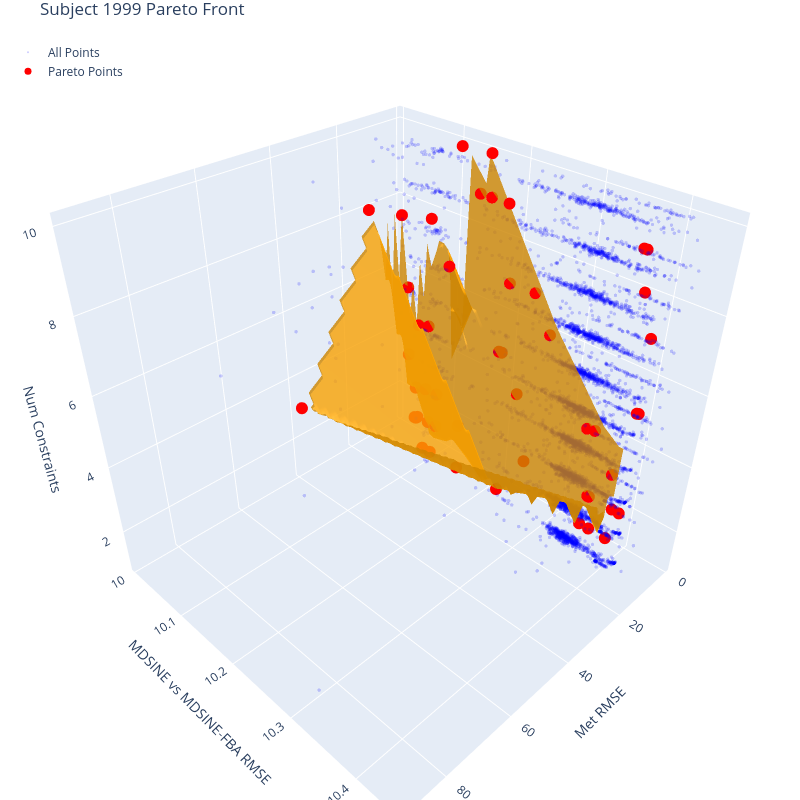

The notebook cell this image was saved under:
### Code cell
### Here create pareto front for Monte Carlo Constraint FBA 

### Reading in all of the data from the simulation 
import ast
#MC_constraint_directory = '/Users/haydengallo/UMass_Dropbox/Dropbox (UMass Medical School)/Bucci_Lab/glv_FBA/gLV_FBA_test_Kennedy_et_al_2025/processed_data_filtered_RC_all_cohorts_corrected_abs_abun/hpc_MC_FBA_constraints_test_1/'

met_rmse =[]
abun_rmse =[]
num_constraints = []
constraints = []
sim_num = []

conditions = ['Subject_1999_rmse']
for j, name in enumerate(conditions):
    subdirectory = MC_constraint_directory + name
    temp_abun = []
    temp_met =[]
    for i in range(0,15000):
        
        temp_dir = subdirectory + '/rmse_dict_' + str(i) + '.csv'
        #print(temp_dir)
        if os.path.exists(temp_dir):
            #print(temp_dir)
            
            with open(temp_dir, 'r') as f:
                data_dict = json.load(f)
            met_rmse.append(data_dict['total_rmse'])
            constraints.append(data_dict['mets_constrained'])
            num_constraints.append(len(data_dict['mets_constrained']))
            abun_rmse.append(data_dict['rmse_MDSINE_vs_FBA'])
            sim_name = str(i)
            sim_num.append(sim_name)
            
data = list(zip(met_rmse, abun_rmse, num_constraints, constraints, sim_num))
mc_constraint_df = pd.DataFrame(data, columns=['met_rmse', 'abun_rmse', 'num_constraints', 'constraints', 'sim_num'])
mc_constraint_df

mc_constraint_df_filt = mc_constraint_df[mc_constraint_df['met_rmse'] != np.inf]

mc_constraint_df_filt_reduced = mc_constraint_df_filt.drop(columns=['constraints', 'sim_num'])

### determine pareto front
mask = paretoset(mc_constraint_df_filt_reduced, sense =['min', 'min', 'min'])
mc_constraint_df_filt['pareto'] = mask
mc_constraint_df_filt
            
# Create a figure
fig = go.Figure()

# Add scatter points for all data
fig.add_trace(go.Scatter3d(
    x=mc_constraint_df_filt['met_rmse'],
    y=np.log10(mc_constraint_df_filt['abun_rmse']),
    z=mc_constraint_df_filt['num_constraints'],
    mode='markers',
    marker=dict(
        size=2,
        color=mc_constraint_df_filt['pareto'].astype(int),  # Convert boolean to int for coloring
        colorscale=[[0, 'blue'], [1, 'red']],  # Blue for non-Pareto, red for Pareto
        opacity=0.2
    ),
    name='All Points'
))

# Filter only Pareto points
pareto_points = mc_constraint_df_filt[mc_constraint_df_filt['pareto'] == True]

# Extract coordinates of Pareto points
x = pareto_points['met_rmse'].values
y = np.log10(pareto_points['abun_rmse'].values)
z = pareto_points['num_constraints'].values
#pareto_sims = np.int64(pareto_points['sim_num'].values)

# Create a 2D surface for the Pareto front
if len(x) >= 4:
    # Create a grid for interpolation
    xi = np.linspace(min(x), max(x), 50)
    yi = np.linspace(min(y), max(y), 50)
    X, Y = np.meshgrid(xi, yi)
    
    # Interpolate z values over the grid
    points = np.vstack((x, y)).T
    Z = griddata(points, z, (X, Y), method='linear')
    
    color1 = 'orange'

    # Create the surface
    fig.add_trace(go.Surface(
        x=X,
        y=Y,
        z=Z,
        colorscale=[[0, color1], [1,color1]],
        opacity=0.8,
        showscale=False,
        name='Pareto Surface'
    ))
    
    # Add scatter points just for the Pareto optimal points to make them stand out
    fig.add_trace(go.Scatter3d(
        x=x, y=y, z=z,
        #hovertext=[f"sim_num={v:.3f}" for v in pareto_sims],
        mode='markers',
        marker=dict(
            size=7,
            color='red',
            symbol='circle'
        ),
        name='Pareto Points'
    ))

# Update the layout to make the figure cube-shaped
fig.update_layout(
    title='Subject 1999 Pareto Front',
    scene=dict(
        xaxis_title='Met RMSE',
        yaxis_title='MDSINE vs MDSINE-FBA RMSE',
        zaxis_title='Num Constraints',
        aspectmode='cube'  # Make the display cube-shaped
    ),
    legend=dict(
        yanchor="top",
        y=0.99,
        xanchor="left",
        x=0.01
    ),
    margin=dict(l=0, r=0, b=0, t=30),
    height=800,
    width=800  # Match height for a perfect cube display
)




# Show the figure
fig.show()

### Figure 1 — Plotly figure (JSON) as saved in the notebook; plotly's stock layout.template omitted (floating-point values rounded to 4 significant figures; data arrays with more than 128 entries replaced by an {"elided": "..."} marker saying what was removed)
{"data": [{"marker": {"color": {"elided": "6595 int values"}, "colorscale": [[0, "blue"], [1, "red"]], "opacity": 0.2, "size": 2}, "mode": "markers", "name": "All Points", "type": "scatter3d", "x": {"elided": "6595 float values"}, "y": {"elided": "6595 float values"}, "z": {"elided": "6595 int values"}}, {"colorscale": [[0, "orange"], [1, "orange"]], "name": "Pareto Surface", "opacity": 0.8, "showscale": false, "type": "surface", "x": {"elided": "50x50 float values"}, "y": {"elided": "50x50 float values"}, "z": {"elided": "50x50 float values"}}, {"marker": {"color": "red", "size": 7, "symbol": "circle"}, "mode": "markers", "name": "Pareto Points", "type": "scatter3d", "x": [2.237, 9.191, 12.7, 8.439, 8.402, 7.732, 2.064, 9.187, 2.666, 3.388, 8.561, 3.086, 3.642, 3.068, 2.009, 3.016, 8.56, 46.26, 8.265, 9.101, 8.854, 3.375, 8.51, 2.956, 3.175, 8.312, 3.501, 3.476, 2.069, 2.367, 2.995, 2.978, 8.231, 7.373, 2.979, 3.57, 9.131, 1.888, 5.464, 3.642, 3.754, 6.888, 2.565, 2.011, 1.576, 3.564, 3.105, 6.918, 7.584, 3.261], "y": [10.39, 10.07, 10.01, 10.1, 10.15, 10.22, 10.37, 10.06, 10.37, 10.19, 10.08, 10.35, 10.19, 10.38, 10.39, 10.35, 10.09, 10.06, 10.1, 10.05, 10.07, 10.2, 10.06, 10.24, 10.33, 10.08, 10.2, 10.17, 10.26, 10.16, 10.35, 10.39, 10.11, 10.11, 10.38, 10.15, 10.08, 10.39, 10.08, 10.12, 10.13, 10.12, 10.34, 10.37, 10.37, 10.23, 10.34, 10.09, 10.09, 10.25], "z": [5, 2, 8, 1, 1, 1, 9, 4, 3, 9, 2, 1, 5, 1, 5, 2, 1, 4, 2, 8, 3, 7, 6, 7, 4, 5, 5, 9, 6, 10, 2, 2, 2, 3, 2, 9, 2, 7, 8, 10, 2, 7, 4, 9, 8, 4, 1, 5, 3, 2]}], "layout": {"height": 800, "legend": {"x": 0.01, "xanchor": "left", "y": 0.99, "yanchor": "top"}, "margin": {"b": 0, "l": 0, "r": 0, "t": 30}, "scene": {"aspectmode": "cube", "xaxis": {"title": {"text": "Met RMSE"}}, "yaxis": {"title": {"text": "MDSINE vs MDSINE-FBA RMSE"}}, "zaxis": {"title": {"text": "Num Constraints"}}}, "title": {"text": "Subject 1999 Pareto Front"}, "width": 800}}
